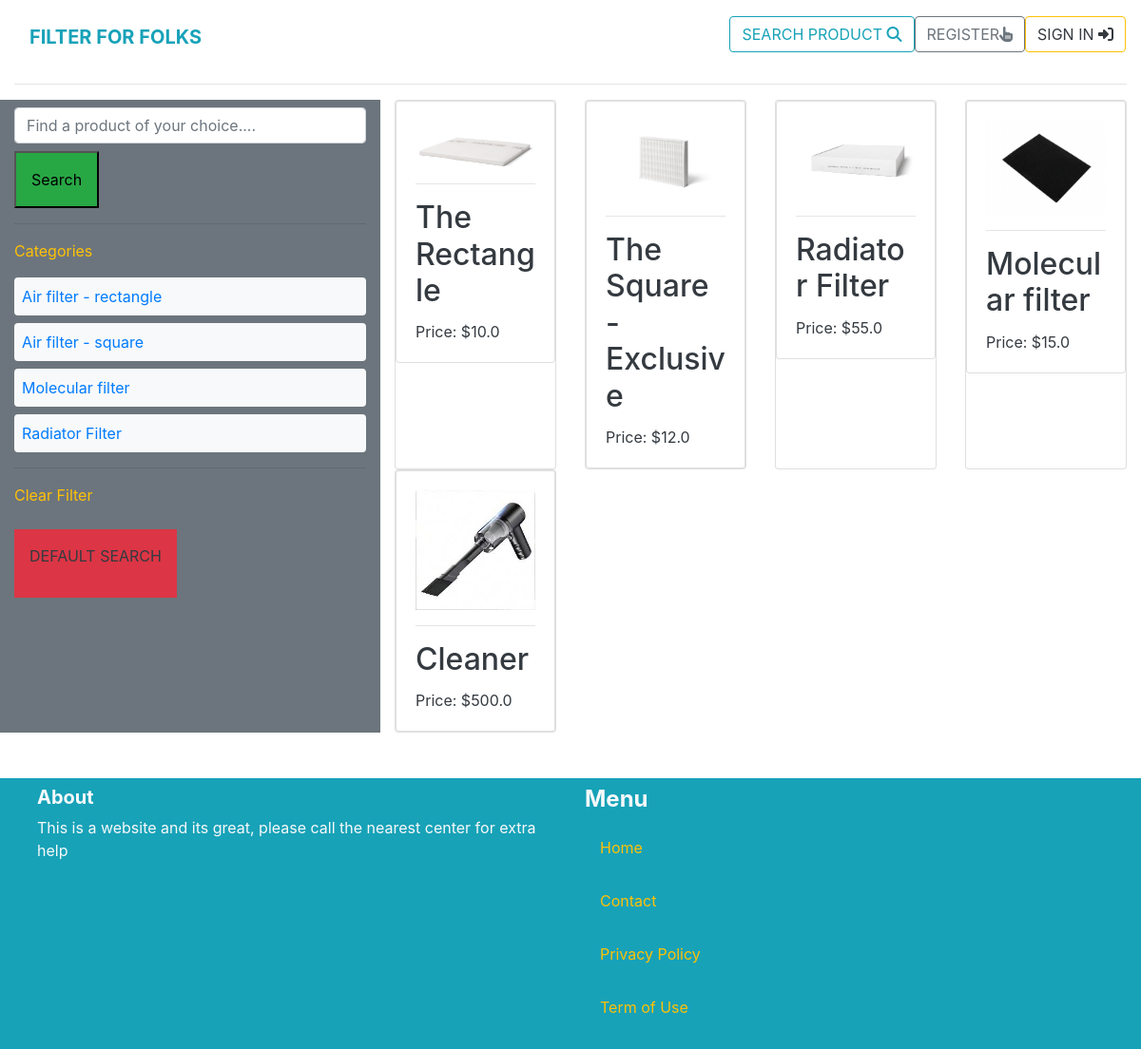
The page /product/ on the database as committed earlier.
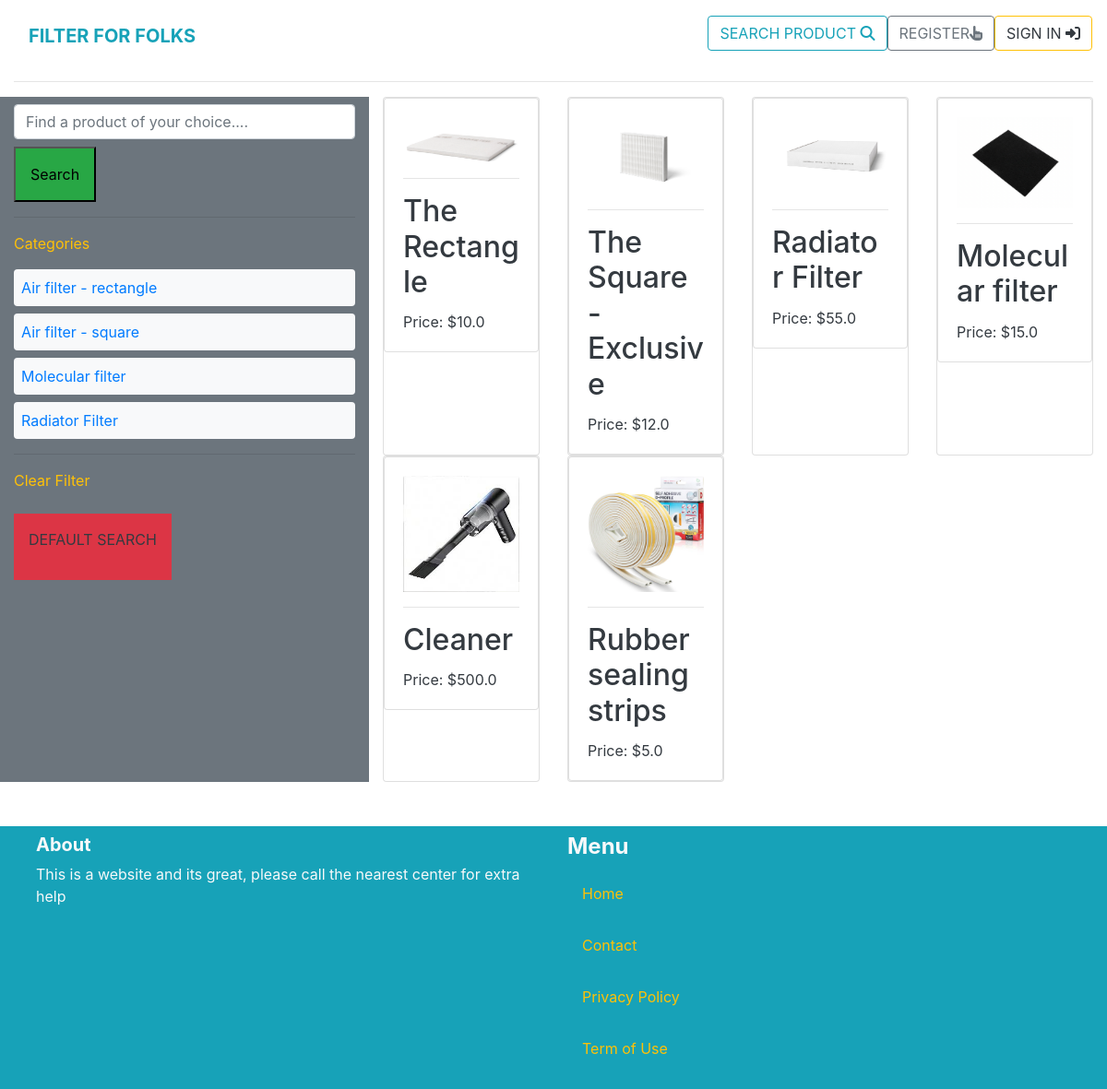
The same page on the database as committed later.
### product/models.py (models this page shows, shortened)
class Category(models.Model):
    name = models.CharField(max_length=225)
    class Meta:
        ordering = ('name',)
        verbose_name_plural = 'Categories'

class Product(models.Model):
    category = models.ForeignKey('Category', null=True, blank=True, on_delete=models.CASCADE, related_name='products')
    name = models.CharField(max_length=300)
    description = models.TextField()
    price = models.FloatField()
    image = models.ImageField(upload_to='product_images', blank=True, null=True)

### product/views.py (the view)
# urls.py: path('', views.search_products, name='search'),
def search_products(request):
    query = request.GET.get('query', '')
    category_id = request.GET.get('category', 0)
    categories = Category.objects.all()
    products = Product.objects.filter()
    if category_id:
        products = products.filter(category_id=category_id)
    if query:
         products = products.filter(Q(name__icontains=query) | Q(description__icontains=query))
    return render(request, 'product/products.html', {
        'products': products,
        'query': query,
        'categories': categories,
        'category_id': int(category_id),
    })

### product/templates/product/products.html (shortened to what this page needs)
{% extends 'core/base.html' %}
{% block content %}
<div class="container-fluid">
    <div class="row">
        <br>
        <div class="col-4 bg-secondary">
            <form method="get" action="#" class="mt-2">
                <input name="query" class="form-control" placeholder="Find a product of your choice...." aria-label="Find a product of your choice...." aria-describedby="basic-addon2" type="text" value="{{ query }}">
                <button type="submit" class="mt-2 p-3 bg-success">Search</button>
            </form>
            <hr>
            <p class="text-warning">Categories</p>
            <ul class="list-unstyled">
                {% for category in categories %}
                <li class="p-2 mb-2 rounded bg-light {% if category.id == category_id %} bg-primary {% endif %}">
                    <a href="{% url 'product:search' %}?query={{ query }}&category={{ category.id }}">{{ category.name }}</a>
                </li>
                {% endfor %}
            </ul>
            <hr>
            <p class="text-warning">Clear Filter</p>
            <ul class="list-unstyled">
                <li>
                    <a href="{% url 'product:search' %}" class="mt-2 p-3 text-uppercase bg-danger" type="submit"><p class="text-dark">Default Search</p></a>
                </li>
            </ul>
        </div>
        <div class="col-8">
            <div class="row">
                {% for product in products %}
                        <div class="col-sm-6 col-md-6 col-lg-4 col-xl-3">
                            <div class="card h-100">
                                <a href="{% url 'product:product_detail' product.id %}">
                                    <div class="card">
                                        <div class="card-body">
                                            <img src="{{ product.image.url }}" class="card-img-top img-fluid">
                                            <hr>
                                            <div>
                                                <h2 class="card-title text-dark mt-0">{{ product.name }}</h2>
                                                <p class="card-text text-dark">Price: ${{ product.price}}</p>
                                            </div>
                                        </div>
                                    </div>
                                </a>
                            </div>
                        </div>
                {% endfor %}
            </div>
        </div>
      </div>
</div>
{% endblock %}

### core/templates/core/base.html (shortened to what this page needs)
{% load static %}
<!DOCTYPE html>
<html lang="en">
<head>
        <link rel="stylesheet" href="https://cdn.jsdelivr.net/npm/bootstrap@4.6.2/dist/css/bootstrap.min.css">
        <link rel="stylesheet" href="{% static 'css/base.css' %}">
</head>
<body>
    <div class="container-fluid">
        <nav class="navbar navbar-expand-lg navbar-light">
                <h1 class="font-weight-bold"><a class="navbar-brand text-info text-uppercase" href="{% url 'home' %}">Filter for Folks</a></h1>
                <div class="row align-items-center">
                    <ul class="navbar-nav mr-auto">
                    {% if request.user.is_authenticated %}
                        <li class="navbar-item"><a href="{% url 'product:search' %}" class="btn btn-outline-info text-uppercase">Search Product <i class="fas fa-search"></i></a></li>
                        <li class="navbar-item"><a href="#" class="btn btn-outline-primary text-dark text-uppercase">Cart<i class="fas fa-cart-arrow-down"></i></a></li>
                        <li class="navbar-item"><a href="{% url 'account_logout' %}" class="btn btn-outline-warning text-dark text-uppercase">Log Out <i class="fas fa-sign-in-alt"></i></a></li>
                    {% else %}
                        <li class="navbar-item"><a href="{% url 'product:search' %}" class="btn btn-outline-info text-uppercase">Search Product <i class="fas fa-search"></i></a></li>
                        <li class="navbar-item"><a href="{% url 'account_signup' %}" class="btn btn-outline-secondary text-uppercase">Register<i class="fas fa-hand-pointer"></i></a></li>
                        <li class="navbar-item"><a href="{% url 'account_login' %}" class="btn btn-outline-warning text-dark text-uppercase">Sign In <i class="fas fa-sign-in-alt"></i></a></li>
                    {% endif %}
                    </ul>
                </div>
        </nav>
        <hr>
    </div>
    <div>
        {% block content %}
        {% endblock %}
    </div>
    <footer class="bg-info mt-5 px-4">
        <div class="container-fluid">
            <div class="row">
                <div class="col w-100">
                    <h5 class="font-weight-bold text-light mt-2">About</h5>
                    <p class="text-light">This is a website and its great, please call the nearest center for extra help</p>
                </div>
                <div class="col w-100">
                    <h4 class="font-weight-bold text-light mt-2">Menu</h4>
                    <ul class="list-unstyled">
                        <li class="list-unstyled"><a href="{% url 'home' %}" class="nav-link text-lg text-warning d-block p-3">Home</a></li>
                        <li class="list-unstyled"><a href="{% url 'core:contact' %}" class="nav-link text-lg text-warning d-block p-3">Contact</a></li>
                        <li class="list-unstyled"><a href="" class="nav-link text-lg text-warning d-block p-3">Privacy Policy</a></li>
                        <li class="list-unstyled"><a href="" class="nav-link text-lg text-warning d-block p-3">Term of Use</a></li>
                    </ul>
                </div>
            </div>
        </div>
    </footer>
</body>
</html>

### static/css/base.css (style rules this page uses)
html { height: 100%; }
ul { list-style-type: none; }

Rows that differ between the two databases and show on the page:
added Product: image (picture), name "Rubber sealing strips", price "5.0"
